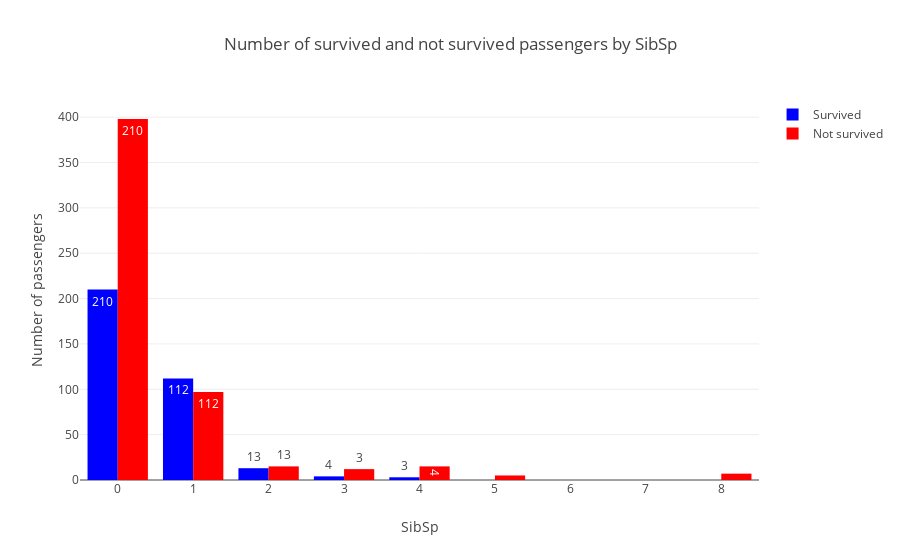

This figure's notebook cell:
### Code cell
plot_survived_bar(get_survived_categories(train_df,'SibSp'), 'SibSp')

### Figure 1 — Plotly figure (JSON) as saved in the notebook; plotly's stock layout.template omitted (floating-point values rounded to 4 significant figures)
{"data": [{"marker": {"color": "Blue"}, "name": "Survived", "text": [210, 112, 13, 4, 3], "type": "bar", "x": [0, 1, 2, 3, 4], "y": [210, 112, 13, 4, 3]}, {"marker": {"color": "Red"}, "name": "Not survived", "text": [210, 112, 13, 4, 3], "type": "bar", "x": [0, 1, 2, 4, 3, 8, 5], "y": [398, 97, 15, 15, 12, 7, 5]}], "layout": {"hovermode": "closest", "title": "Number of survived and not survived passengers by SibSp", "xaxis": {"showticklabels": true, "title": "SibSp"}, "yaxis": {"title": "Number of passengers"}}}
